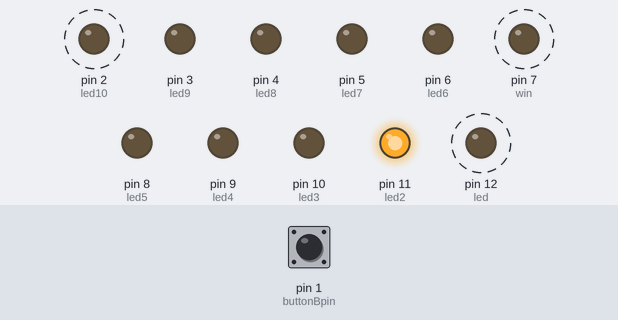
This sketch was run on a simulated Arduino Uno, built with avr-gcc and run on an emulated ATmega328P. Parts: output pins drawn as LEDs (lit = HIGH). Dashed ring = blinking. Inputs (shaded band) come from the test bench; at power-on: pin 1 (buttonBpin) HIGH.

Above: at 0.11 s.
At 3.36 s:
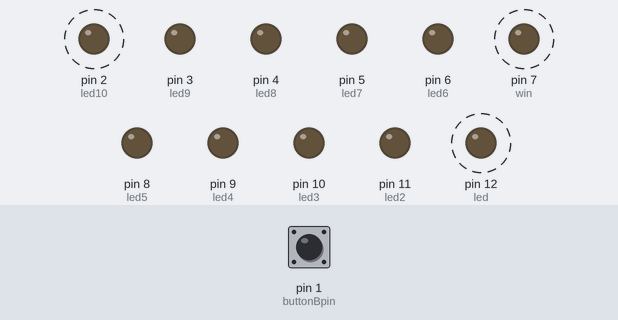
3.4 s: pin 1 (buttonBpin) pulled LOW for 1.25 s
At 4.0 s:
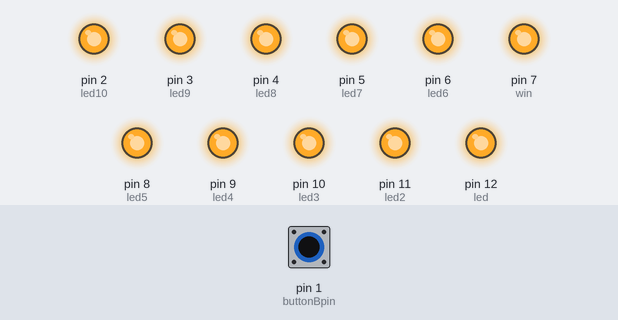
Timing chart, 0 to 6.4 s (numbered marks = the images above; inputs shaded):
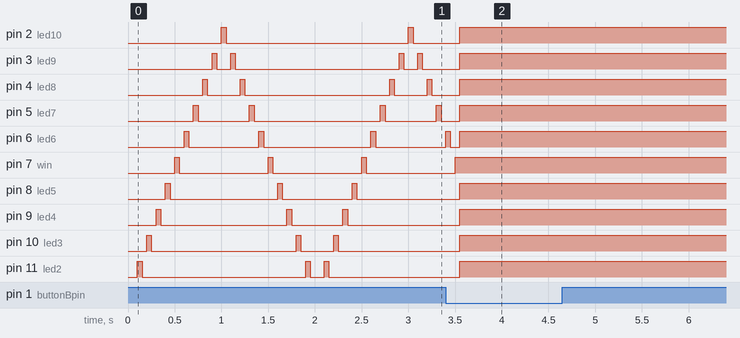

The sketch:

blinkyGame.ino
```cpp
/* Made by: Mitchell Petellin
 *  a little game that involves lights
 *  the goal is to hit the button when the led is blue
 */
int buttonApin = 13;
int buttonBpin = 1;

int led = 12;
int led2 = 11;
int led3 = 10;
int led4 = 9;
int led5 = 8;
int win = 7;
int led6 = 6;
int led7 = 5;
int led8 = 4;
int led9 = 3;
int led10 = 2;


int PWMpin = 10;
//// the setup routine runs once when you press reset:
void setup() {
//  // initialize the digital pin as an output.

  pinMode(buttonApin, INPUT_PULLUP);
  pinMode(buttonBpin, INPUT_PULLUP);

  pinMode(led, OUTPUT);
  pinMode(led2, OUTPUT);
  pinMode(led3, OUTPUT);
  pinMode(led4, OUTPUT);
  pinMode(led5, OUTPUT);
  pinMode(win, OUTPUT);
  pinMode(led6, OUTPUT);
  pinMode(led7, OUTPUT);
  pinMode(led8, OUTPUT);
  pinMode(led9, OUTPUT);
  pinMode(led10, OUTPUT);
}
//
//// the loop routine runs over and over again forever:
void loop() {

    digitalWrite(led, HIGH);   // turn the LED on (HIGH is the voltage level)
    delay(50);               // wait for a second
    digitalWrite(led, LOW);    // turn the LED off by making the voltage LOW
    delay(50);               // wait for a second

    digitalWrite(led2, HIGH);   // turn the LED on (HIGH is the voltage level)
    delay(50);               // wait for a second
    digitalWrite(led2, LOW);    // turn the LED off by making the voltage LOW
    delay(50);

    digitalWrite(led3, HIGH);   // turn the LED on (HIGH is the voltage level)
    delay(50);               // wait for a second
    digitalWrite(led3, LOW);    // turn the LED off by making the voltage LOW
    delay(50);

    digitalWrite(led4, HIGH);   // turn the LED on (HIGH is the voltage level)
    delay(50);               // wait for a second
    digitalWrite(led4, LOW);    // turn the LED off by making the voltage LOW
    delay(50);

    digitalWrite(led5, HIGH);   // turn the LED on (HIGH is the voltage level)
    delay(50);               // wait for a second
    digitalWrite(led5, LOW);    // turn the LED off by making the voltage LOW
    delay(50);

    digitalWrite(win, HIGH);   // turn the LED on (HIGH is the voltage level)
    delay(50);               // wait for a second

    if (digitalRead(buttonBpin) == LOW)
    {
        for (int i=0; i <= 10;){
          digitalWrite(led, HIGH);
          digitalWrite(led2, HIGH);
          digitalWrite(led3, HIGH);
          digitalWrite(led4, HIGH);
          digitalWrite(led5, HIGH);
          digitalWrite(win, HIGH);
          digitalWrite(led6, HIGH);
          digitalWrite(led7, HIGH);
          digitalWrite(led8, HIGH);
          digitalWrite(led9, HIGH);
          digitalWrite(led10, HIGH);
          delay(200);
          //----------------------
          digitalWrite(led, LOW);
          digitalWrite(led2, LOW);
          digitalWrite(led3, LOW);
          digitalWrite(led4, LOW);
          digitalWrite(led5, LOW);
          digitalWrite(win, LOW);
          digitalWrite(led6, LOW);
          digitalWrite(led7, LOW);
          digitalWrite(led8, LOW);
          digitalWrite(led9, LOW);
          digitalWrite(led10, LOW);
          i++;
      }
    }
    digitalWrite(win, LOW);    // turn the LED off by making the voltage LOW
    delay(50);

    digitalWrite(led6, HIGH);   // turn the LED on (HIGH is the voltage level)
    delay(50);               // wait for a second
    digitalWrite(led6, LOW);    // turn the LED off by making the voltage LOW
    delay(50);

    digitalWrite(led7, HIGH);   // turn the LED on (HIGH is the voltage level)
    delay(50);               // wait for a second
    digitalWrite(led7, LOW);    // turn the LED off by making the voltage LOW
    delay(50);

    digitalWrite(led8, HIGH);   // turn the LED on (HIGH is the voltage level)
    delay(50);               // wait for a second
    digitalWrite(led8, LOW);    // turn the LED off by making the voltage LOW
    delay(50);

    digitalWrite(led9, HIGH);   // turn the LED on (HIGH is the voltage level)
    delay(50);               // wait for a second
    digitalWrite(led9, LOW);    // turn the LED off by making the voltage LOW
    delay(50);

    digitalWrite(led10, HIGH);   // turn the LED on (HIGH is the voltage level)
    delay(50);               // wait for a second
    digitalWrite(led10, LOW);    // turn the LED off by making the voltage LOW
    delay(50);

    digitalWrite(led9, HIGH);   // turn the LED on (HIGH is the voltage level)
    delay(50);               // wait for a second
    digitalWrite(led9, LOW);    // turn the LED off by making the voltage LOW
    delay(50);

    digitalWrite(led8, HIGH);   // turn the LED on (HIGH is the voltage level)
    delay(50);               // wait for a second
    digitalWrite(led8, LOW);    // turn the LED off by making the voltage LOW
    delay(50);

    digitalWrite(led7, HIGH);   // turn the LED on (HIGH is the voltage level)
    delay(50);               // wait for a second
    digitalWrite(led7, LOW);    // turn the LED off by making the voltage LOW
    delay(50);

    digitalWrite(led6, HIGH);   // turn the LED on (HIGH is the voltage level)
    delay(50);               // wait for a second
    digitalWrite(led6, LOW);    // turn the LED off by making the voltage LOW
    delay(50);

    digitalWrite(win, HIGH);   // turn the LED on (HIGH is the voltage level)
    delay(50);               // wait for a second

    if (digitalRead(buttonBpin) == LOW)
    {

        for (int i=0; i <= 10;){
          digitalWrite(led, HIGH);
          digitalWrite(led2, HIGH);
          digitalWrite(led3, HIGH);
          digitalWrite(led4, HIGH);
          digitalWrite(led5, HIGH);
          digitalWrite(win, HIGH);
          digitalWrite(led6, HIGH);
          digitalWrite(led7, HIGH);
          digitalWrite(led8, HIGH);
          digitalWrite(led9, HIGH);
          digitalWrite(led10, HIGH);
          delay(200);
          //----------------------
          digitalWrite(led, LOW);
          digitalWrite(led2, LOW);
          digitalWrite(led3, LOW);
          digitalWrite(led4, LOW);
          digitalWrite(led5, LOW);
          digitalWrite(win, LOW);
          digitalWrite(led6, LOW);
          digitalWrite(led7, LOW);
          digitalWrite(led8, LOW);
          digitalWrite(led9, LOW);
          digitalWrite(led10, LOW);
      }
    }
    digitalWrite(win, LOW);    // turn the LED off by making the voltage LOW
    delay(50);

    digitalWrite(led5, HIGH);   // turn the LED on (HIGH is the voltage level)
    delay(50);               // wait for a second
    digitalWrite(led5, LOW);    // turn the LED off by making the voltage LOW
    delay(50);

    digitalWrite(led4, HIGH);   // turn the LED on (HIGH is the voltage level)
    delay(50);               // wait for a second
    digitalWrite(led4, LOW);    // turn the LED off by making the voltage LOW
    delay(50);

    digitalWrite(led3, HIGH);   // turn the LED on (HIGH is the voltage level)
    delay(50);               // wait for a second
    digitalWrite(led3, LOW);    // turn the LED off by making the voltage LOW
    delay(50);

    digitalWrite(led2, HIGH);   // turn the LED on (HIGH is the voltage level)
    delay(50);               // wait for a second
    digitalWrite(led2, LOW);    // turn the LED off by making the voltage LOW
    delay(50);
}
```

Measured:
- after the input at 3.4 s, pin 7 (win): goes on until 3.5 s, then stays HIGH
- by itself, pin 7 (win): alternates HIGH for 0.05 s and LOW for 0.95 s
